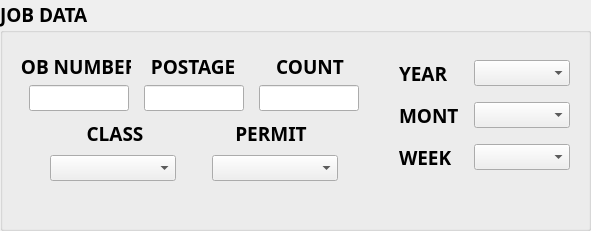
       <widget class="QGroupBox" name="jobDataBoxTMWPC">
        <property name="geometry">
         <rect>
          <x>960</x>
          <y>630</y>
          <width>591</width>
          <height>231</height>
         </rect>
        </property>
        <property name="font">
         <font>
          <family>Blender Pro</family>
          <pointsize>14</pointsize>
          <bold>true</bold>
         </font>
        </property>
        <property name="title">
         <string>JOB DATA</string>
        </property>
        <widget class="QWidget" name="layoutWidget3">
         <property name="geometry">
          <rect>
           <x>390</x>
           <y>50</y>
           <width>191</width>
           <height>131</height>
          </rect>
         </property>
         <layout class="QHBoxLayout" name="ymwTMWPC">
          <item>
           <layout class="QVBoxLayout" name="verticalLayout">
            <item>
             <widget class="QLabel" name="yearLabelTMWPC">
              <property name="minimumSize">
               <size>
                <width>60</width>
                <height>26</height>
               </size>
              </property>
              <property name="maximumSize">
               <size>
                <width>60</width>
                <height>26</height>
               </size>
              </property>
              <property name="font">
               <font>
                <family>Blender Pro</family>
                <pointsize>14</pointsize>
                <bold>true</bold>
               </font>
              </property>
              <property name="text">
               <string>YEAR</string>
              </property>
             </widget>
            </item>
            <item>
             <widget class="QLabel" name="monthLabelTMWPC">
              <property name="minimumSize">
               <size>
                <width>60</width>
                <height>26</height>
               </size>
              </property>
              <property name="maximumSize">
               <size>
                <width>60</width>
                <height>26</height>
               </size>
              </property>
              <property name="font">
               <font>
                <family>Blender Pro</family>
                <pointsize>14</pointsize>
                <bold>true</bold>
               </font>
              </property>
              <property name="text">
               <string>MONTH</string>
              </property>
             </widget>
            </item>
            <item>
             <widget class="QLabel" name="weekLabelTMWPC">
              <property name="minimumSize">
               <size>
                <width>60</width>
                <height>26</height>
               </size>
              </property>
              <property name="maximumSize">
               <size>
                <width>60</width>
                <height>26</height>
               </size>
              </property>
              <property name="font">
               <font>
                <family>Blender Pro</family>
                <pointsize>14</pointsize>
                <bold>true</bold>
               </font>
              </property>
              <property name="text">
               <string>WEEK</string>
              </property>
             </widget>
            </item>
           </layout>
          </item>
          <item>
           <layout class="QVBoxLayout" name="ymwDDboxesTMWPC">
            <item>
             <widget class="QComboBox" name="yearDDboxTMWPC">
              <property name="minimumSize">
               <size>
                <width>96</width>
                <height>26</height>
               </size>
              </property>
              <property name="maximumSize">
               <size>
                <width>96</width>
                <height>26</height>
               </size>
              </property>
              <property name="font">
               <font>
                <family>Blender Pro</family>
                <pointsize>14</pointsize>
                <bold>true</bold>
               </font>
              </property>
              <item>
               <property name="text">
                <string/>
               </property>
              </item>
             </widget>
            </item>
            <item>
             <widget class="QComboBox" name="monthDDboxTMWPC">
              <property name="minimumSize">
               <size>
                <width>96</width>
                <height>26</height>
               </size>
              </property>
              <property name="maximumSize">
               <size>
                <width>96</width>
                <height>26</height>
               </size>
              </property>
              <property name="font">
               <font>
                <family>Blender Pro</family>
                <pointsize>14</pointsize>
                <bold>true</bold>
               </font>
              </property>
              <property name="maxVisibleItems">
               <number>13</number>
              </property>
              <item>
               <property name="text">
                <string/>
               </property>
              </item>
              <item>
               <property name="text">
                <string>01</string>
               </property>
              </item>
              <item>
               <property name="text">
                <string>02</string>
               </property>
              </item>
              <item>
               <property name="text">
                <string>03</string>
               </property>
              </item>
              <item>
               <property name="text">
                <string>04</string>
               </property>
              </item>
              <item>
               <property name="text">
                <string>05</string>
               </property>
              </item>
              <item>
               <property name="text">
                <string>06</string>
               </property>
              </item>
              <item>
               <property name="text">
                <string>07</string>
               </property>
              </item>
              <item>
               <property name="text">
                <string>08</string>
               </property>
              </item>
              <item>
               <property name="text">
                <string>09</string>
               </property>
              </item>
              <item>
               <property name="text">
                <string>10</string>
               </property>
              </item>
              <item>
               <property name="text">
                <string>11</string>
               </property>
              </item>
              <item>
               <property name="text">
                <string>12</string>
               </property>
              </item>
             </widget>
            </item>
            <item>
             <widget class="QComboBox" name="weekDDboxTMWPC">
              <property name="minimumSize">
               <size>
                <width>96</width>
                <height>26</height>
               </size>
              </property>
              <property name="maximumSize">
               <size>
                <width>96</width>
                <height>26</height>
               </size>
              </property>
              <property name="font">
               <font>
                <family>Blender Pro</family>
                <pointsize>14</pointsize>
                <bold>true</bold>
               </font>
              </property>
              <item>
               <property name="text">
                <string/>
               </property>
              </item>
             </widget>
            </item>
           </layout>
          </item>
         </layout>
        </widget>
        <widget class="QWidget" name="layoutWidget">
         <property name="geometry">
          <rect>
           <x>20</x>
           <y>50</y>
           <width>348</width>
           <height>136</height>
          </rect>
         </property>
         <layout class="QVBoxLayout" name="vericalLayoutTMWPC04">
          <item>
           <layout class="QVBoxLayout" name="verticalLayoutTMWPC01">
            <item>
             <layout class="QHBoxLayout" name="horizontalLayoutTMWPC01">
              <item>
               <widget class="QLabel" name="jobNumberLabelTMWPC">
                <property name="minimumSize">
                 <size>
                  <width>110</width>
                  <height>26</height>
                 </size>
                </property>
                <property name="maximumSize">
                 <size>
                  <width>110</width>
                  <height>26</height>
                 </size>
                </property>
                <property name="font">
                 <font>
                  <family>Blender Pro</family>
                  <pointsize>14</pointsize>
                  <bold>true</bold>
                 </font>
                </property>
                <property name="text">
                 <string>JOB NUMBER</string>
                </property>
                <property name="alignment">
                 <set>Qt::AlignmentFlag::AlignCenter</set>
                </property>
               </widget>
              </item>
              <item>
               <widget class="QLabel" name="postageLabelTMWPC">
                <property name="minimumSize">
                 <size>
                  <width>110</width>
                  <height>26</height>
                 </size>
                </property>
                <property name="maximumSize">
                 <size>
                  <width>110</width>
                  <height>26</height>
                 </size>
                </property>
                <property name="font">
                 <font>
                  <family>Blender Pro</family>
                  <pointsize>14</pointsize>
                  <bold>true</bold>
                 </font>
                </property>
                <property name="text">
                 <string>POSTAGE</string>
                </property>
                <property name="alignment">
                 <set>Qt::AlignmentFlag::AlignCenter</set>
                </property>
               </widget>
              </item>
              <item>
               <widget class="QLabel" name="countLabelTMWPC">
                <property name="minimumSize">
                 <size>
                  <width>110</width>
                  <height>26</height>
                 </size>
                </property>
                <property name="maximumSize">
                 <size>
                  <width>110</width>
                  <height>26</height>
                 </size>
                </property>
                <property name="font">
                 <font>
                  <family>Blender Pro</family>
                  <pointsize>14</pointsize>
                  <bold>true</bold>
                 </font>
                </property>
                <property name="text">
                 <string>COUNT</string>
                </property>
                <property name="alignment">
                 <set>Qt::AlignmentFlag::AlignCenter</set>
                </property>
               </widget>
              </item>
             </layout>
            </item>
            <item>
             <layout class="QHBoxLayout" name="horizontalLayoutTMWPC02">
              <item>
               <widget class="QLineEdit" name="jobNumberBoxTMWPC">
                <property name="minimumSize">
                 <size>
                  <width>100</width>
                  <height>26</height>
                 </size>
                </property>
                <property name="maximumSize">
                 <size>
                  <width>100</width>
                  <height>26</height>
                 </size>
                </property>
                <property name="font">
                 <font>
                  <family>Blender Pro</family>
                  <pointsize>14</pointsize>
                  <bold>true</bold>
                 </font>
                </property>
               </widget>
              </item>
              <item>
               <widget class="QLineEdit" name="postageBoxTMWPC">
                <property name="minimumSize">
                 <size>
                  <width>100</width>
                  <height>26</height>
                 </size>
                </property>
                <property name="maximumSize">
                 <size>
                  <width>100</width>
                  <height>26</height>
                 </size>
                </property>
                <property name="font">
                 <font>
                  <family>Blender Pro</family>
                  <pointsize>14</pointsize>
                  <bold>true</bold>
                 </font>
                </property>
               </widget>
              </item>
              <item>
               <widget class="QLineEdit" name="countBoxTMWPC">
                <property name="minimumSize">
                 <size>
                  <width>100</width>
                  <height>26</height>
                 </size>
                </property>
                <property name="maximumSize">
                 <size>
                  <width>100</width>
                  <height>26</height>
                 </size>
                </property>
                <property name="font">
                 <font>
                  <family>Blender Pro</family>
                  <pointsize>14</pointsize>
                  <bold>true</bold>
                 </font>
                </property>
               </widget>
              </item>
             </layout>
            </item>
           </layout>
          </item>
          <item>
           <layout class="QHBoxLayout" name="horizontalLayoutTMWPC03">
            <item>
             <widget class="QLabel" name="classLabelTMWPC">
              <property name="minimumSize">
               <size>
                <width>110</width>
                <height>26</height>
               </size>
              </property>
              <property name="maximumSize">
               <size>
                <width>110</width>
                <height>26</height>
               </size>
              </property>
              <property name="font">
               <font>
                <family>Blender Pro</family>
                <pointsize>14</pointsize>
                <bold>true</bold>
               </font>
              </property>
              <property name="text">
               <string>CLASS</string>
              </property>
              <property name="alignment">
               <set>Qt::AlignmentFlag::AlignCenter</set>
              </property>
             </widget>
            </item>
            <item>
             <widget class="QLabel" name="permitLabelTMWPC">
              <property name="minimumSize">
               <size>
                <width>110</width>
                <height>26</height>
               </size>
              </property>
              <property name="maximumSize">
               <size>
                <width>110</width>
                <height>26</height>
               </size>
              </property>
              <property name="font">
               <font>
                <family>Blender Pro</family>
                <pointsize>14</pointsize>
                <bold>true</bold>
               </font>
              </property>
              <property name="text">
               <string>PERMIT</string>
              </property>
              <property name="alignment">
               <set>Qt::AlignmentFlag::AlignCenter</set>
              </property>
             </widget>
            </item>
           </layout>
          </item>
          <item>
           <layout class="QVBoxLayout" name="verticalLayoutTMWPC02">
            <item>
             <layout class="QHBoxLayout" name="horizontalLayoutTMWPC04">
              <item>
               <widget class="QComboBox" name="classDDboxTMWPC">
                <property name="minimumSize">
                 <size>
                  <width>126</width>
                  <height>26</height>
                 </size>
                </property>
                <property name="maximumSize">
                 <size>
                  <width>126</width>
                  <height>26</height>
                 </size>
                </property>
                <property name="font">
                 <font>
                  <family>Blender Pro</family>
                  <pointsize>14</pointsize>
                  <bold>true</bold>
                 </font>
                </property>
                <property name="maxVisibleItems">
                 <number>13</number>
                </property>
                <item>
                 <property name="text">
                  <string/>
                 </property>
                </item>
                <item>
                 <property name="text">
                  <string>STANDARD</string>
                 </property>
                </item>
                <item>
                 <property name="text">
                  <string>FIRST CLASS</string>
                 </property>
                </item>
               </widget>
              </item>
              <item>
               <widget class="QComboBox" name="permitDDboxTMWPC">
                <property name="minimumSize">
                 <size>
                  <width>126</width>
                  <height>26</height>
                 </size>
                </property>
                <property name="maximumSize">
                 <size>
                  <width>126</width>
                  <height>26</height>
                 </size>
                </property>
                <property name="font">
                 <font>
                  <family>Blender Pro</family>
                  <pointsize>14</pointsize>
                  <bold>true</bold>
                 </font>
                </property>
                <property name="maxVisibleItems">
                 <number>13</number>
                </property>
                <item>
                 <property name="text">
                  <string/>
                 </property>
                </item>
                <item>
                 <property name="text">
                  <string>1662</string>
                 </property>
                </item>
                <item>
                 <property name="text">
                  <string>METERED</string>
                 </property>
                </item>
               </widget>
              </item>
             </layout>
            </item>
           </layout>
          </item>
         </layout>
        </widget>
       </widget>
